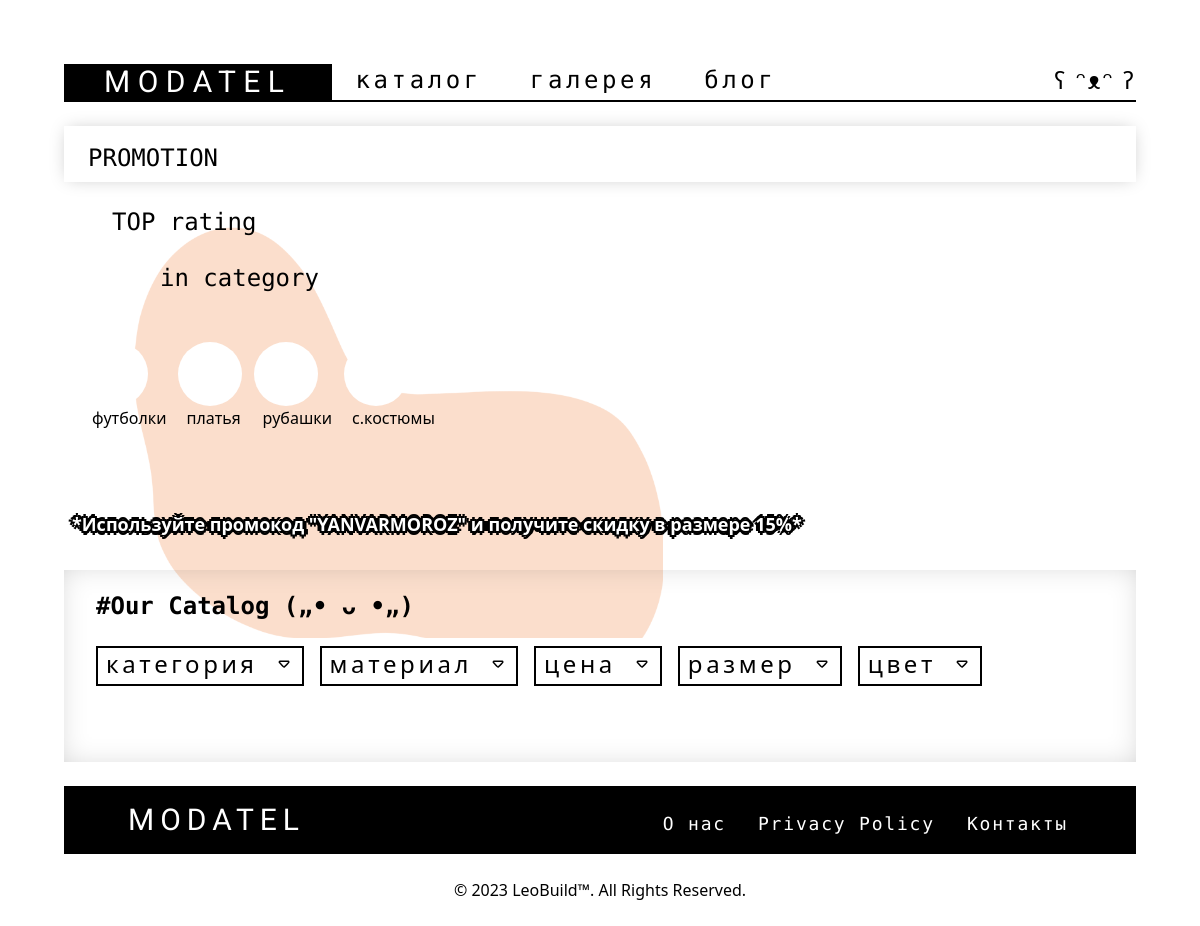
The page /catalog on the database as committed earlier.
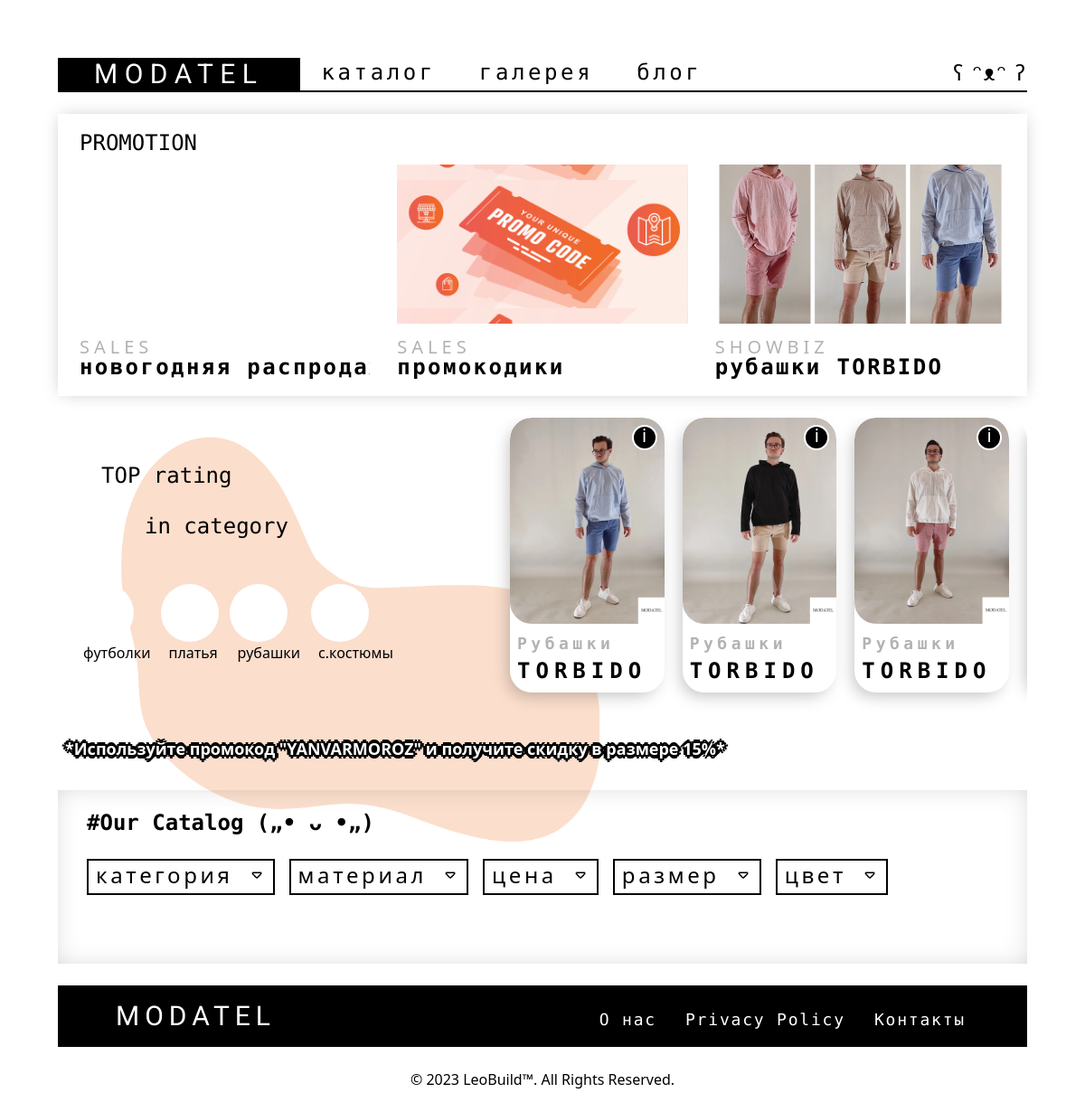
The same page on the database as committed later.
### application/models.py (models this page shows, shortened)
class WebPost(models.Model):
    name = models.CharField(max_length=200, default='')
    unique_id = models.CharField(unique=True, max_length=200, null=True, blank=True)
    short_description = models.TextField(default='')
    photo_create = models.CharField(max_length=200, default='')
    views = models.IntegerField(default=0)
    created_date = models.DateTimeField(default=timezone.now)
    image = models.ImageField(upload_to='application/static/img/post', default='')
    content = RichTextUploadingField(default='')
    theme = models.ForeignKey(WebThemePost, on_delete=models.CASCADE, default=1)
    subtheme = models.ForeignKey(WebSubThemePost, on_delete=models.CASCADE, default=1)

class WebSubThemePost(models.Model):
    name = models.CharField(max_length=200)
    def __str__(self):
        return self.name

class Product(models.Model):
    CONDITION = (('New', 'New'),('Old', 'Old'))
    unique_id = models.CharField(unique=True, max_length=200, null=True, blank=True)
    image = models.ImageField(upload_to='application/static/img/product')
    name = models.CharField(max_length=200)
    saleprice = models.IntegerField("Цена До:", default=0)
    price = models.IntegerField("Цена После:", default=0)
    condition = models.CharField(choices=CONDITION, max_length=100)
    short_description = models.TextField()
    description = models.TextField()
    сare_instructions = models.TextField(default='')
    created_date = models.DateTimeField(default=timezone.now)
    views = models.IntegerField(default=0)
    Categories = models.ForeignKey(Categories, on_delete=models.CASCADE)
    Color = models.ForeignKey(Color, on_delete=models.CASCADE)

class Categories(models.Model):
    name = models.CharField(max_length=200)
    def __str__(self):
        return self.name

### application/views.py (the view)
# urls.py: path('catalog', views.catalog_page),
def catalog_page(request):
    topRatedCategory_ = Product.objects.all()
    filteredProduct_ = Product.objects.all()
    filterCategory_ = Categories.objects.all()
    filterColor_ = Color.objects.all()
    filterMaterial_ = MaterialType.objects.all()
    filterSize_ = SizeCatalog.objects.all()
    PromoNews = []
    PromoNews_ = []
    checkID(PromoNews, PromoNews_, 2)
    PromoNews_ = sorted(PromoNews_, key=lambda x: x.created_date, reverse=True)
    context = {
        'topRatedCategory': topRatedCategory_,
        'filteredProduct': filteredProduct_,
        'filterCategory': filterCategory_,
        'filterColor': filterColor_,
        'filterMaterial': filterMaterial_,
        'filterSize': filterSize_,
        'promoNews': PromoNews_,
    }
    return render(request, 'catalog.html', context)

### application/templates/catalog.html (shortened to what this page needs)
{% load static %}
<!DOCTYPE html>
<html lang="en">
<head>
    <script src="https://cdn.tailwindcss.com"></script>
    <link rel="stylesheet" href="https://cdn.jsdelivr.net/npm/swiper@11/swiper-bundle.min.css" />
    <link rel="stylesheet" type="text/css" href="{% static '/css/style.css' %}">
</head>
<body style="overflow-x: hidden;" x-data="{ filterCategory_: false, filterMaterial_: false, filterPrice_: false, filterSize_: false, filterColor_: false, infPanelNew: window.innerWidth >= 760, darkBG: false}">
    {% block header %}
        {% include 'blocks/header.html' %}
    {% endblock %}
    <section class="relative z-10 flex flex-col w-full md:px-16 xl:px-32 2xl:px-64 4xl:px-96 5xl:px-120 sm:mt-4 md:mt-6 4xl:mt-10">
        <div class="w-full h-auto pt-4 pb-0 3xl:pb-2 px-2 sm:px-6" style="box-shadow: 0px 0px 18.3px -4px rgba(0, 0, 0, 0.25);">
            <div class="text-2xl" style="font-family: 'Roboto Mono', monospace;">PROMOTION</div>
            <div class="w-full mt-2 swiper PromotionSwiper">
                <div class="swiper-wrapper mb-0 xl:mb-5">
                    {% for item in promoNews %}
                    <div class="swiper-slide">
                        <a class="flex flex-col group" href="">
                            <div class="w-full h-36 lg:h-44 3xl:h-64 bg-[url('{{item.image.url}}')] bg-[length:100%] bg-center group-hover:bg-[length:85%] transition-all duration-200 ease-in-out"></div>
                            <div class="opacity-30 mt-3 text-xl font-medium tracking-[.25em]">{{item.subtheme}}</div>
                            <div id="moving-text-container-{{item.id|safe}}" class="w-full h-12 relative -mt-2 text-xl lg:text-2xl font-black tracking-widest overflow-hidden" style="font-family: 'Roboto Mono', monospace;">
                                <div id="moving-text-{{item.id|safe}}" class="w-min" style="white-space: nowrap;">{{item.name}}</div>
                            </div>
                        </a>
                    </div>
                    {% endfor %}
                </div>
            </div>
        </div>
    </section>
    <section class="relative">
        <img class="absolute w-80 sm:w-120 lg:w-144 3xl:w-160 4xl:w-176 5xl:w-196 left-0 -ml-6 md:ml-12 lg:ml-24 3xl:ml-36 4xl:ml-64" src="{% static '/img/temporaryStorage/spot_4.png' %}" alt="">
    </section>
    <section class="relative z-10 flex flex-col w-full md:px-16 xl:px-32 2xl:px-64 4xl:px-96 5xl:px-120 mt-4 md:mt-6 4xl:mt-10">
        <div class="FlexCol w-full h-auto">
            <div class="relative FlexCol_ w-full lg:w-120 xl:w-144 h-min mt-auto mb-0 lg:mb-20">
                <div class="absolute left-0 flex sm:block lg:static mb-12 mx-auto">
                    <div class="ml-2 sm:ml-12 text-2xl font-medium whitespace-nowrap" style="font-family: 'Roboto Mono', monospace;">TOP rating</div>
                    <div class="sm:mt-6 ml-2 sm:ml-24 text-2xl font-medium whitespace-nowrap" style="font-family: 'Roboto Mono', monospace;">in category</div>
                </div>
                <div class="absolute TransporentClass lg:static flex mt-10 sm:mt-0 ml-2 sm:ml-5 sm:ml-0 mx-auto">
                    <div class="h-20 xl:h-28">
                        <a class="flex flex-col bg-white w-16 md:w-24 lg:w-16 h-16 md:h-24 lg:h-16 xl:w-24 xl:h-24 rounded-full" href="javascript:void(0);">
                            <div class="relative w-16 md:w-24 lg:w-16 h-16 md:h-24 lg:h-16 xl:w-24 xl:h-24 bg-center bg-[url('{% static '/img/temporaryStorage/futbolka.png' %}')] bg-[length:80%] bg-no-repeat"> </div>
                        </a>
                        <div class="pl-2">футболки</div>
                    </div>
                    <div class="h-20 xl:h-28 ml-3">
                        <a class="flex flex-col bg-white w-16 md:w-24 lg:w-16 h-16 md:h-24 lg:h-16 xl:w-24 xl:h-24 rounded-full" href="javascript:void(0);">
                            <div class="relative w-16 md:w-24 lg:w-16 h-16 md:h-24 lg:h-16 xl:w-24 xl:h-24 bg-center bg-[url('{% static '/img/temporaryStorage/platya.png' %}')] bg-[length:80%] bg-no-repeat"> </div>
                        </a>
                        <div class="pl-2">платья</div>
                    </div>
                    <div class="h-20 xl:h-28 ml-3">
                        <a class="flex flex-col bg-white w-16 md:w-24 lg:w-16 h-16 md:h-24 lg:h-16 xl:w-24 xl:h-24 rounded-full" href="javascript:void(0);">
                            <div class="relative w-16 md:w-24 lg:w-16 h-16 md:h-24 lg:h-16 xl:w-24 xl:h-24 bg-center bg-[url('{% static '/img/temporaryStorage/rubashka.png' %}')] bg-[length:80%] bg-no-repeat"> </div>
                        </a>
                        <div class="pl-2">рубашки</div>
                    </div>
                    <div class="h-20 xl:h-28 ml-3">
                        <a class="flex flex-col bg-white w-16 md:w-24 lg:w-16 h-16 md:h-24 lg:h-16 xl:w-24 xl:h-24 rounded-full" href="javascript:void(0);">
                            <div class="relative w-16 md:w-24 lg:w-16 h-16 md:h-24 lg:h-16 xl:w-24 xl:h-24 bg-center bg-[url('{% static '/img/temporaryStorage/sport-kostum.png' %}')] bg-[length:80%] bg-no-repeat"> </div>
                        </a>
                        <div class="pl-2">с.костюмы</div>
                    </div>
                </div>
            </div>
            <div class="w-full lg:w-[calc(100%-30rem)] xl:w-[calc(100%-36rem)] swiper TopRatingSwiper sm:rounded-3xl px-2 sm:px-5 sm:px-0">
                <div class="swiper-wrapper mb-10">
                    {% for prod in topRatedCategory %}
                    <div class="swiper-slide">
                        <div class="relative overflow-hidden flex flex-col bg-white rounded-3xl shadow-[-5px_7px_17.9px_-4px_rgba(0,0,0,0.25)]">
                            <div id="0informationIco_{{prod.id}}" class="absolute right-0 top-0 w-7 2xl:w-8 w-7 2xl:h-8 mt-2 mr-2 bg-black text-xl 2xl:text-2xl font-medium text-center text-white border-solid border-2 border-white rounded-full transition-all duration-300 ease-in-out" style="z-index: 1000; cursor: pointer;">
                                <div id="0informationPin_{{prod.id}}" class="-mt-1">i</div>
                            </div>
                            <a class="relative overflow-hidden" href="detail-page/{{prod.unique_id}}">
                                <img id="0imgSource_{{prod.id}}" class="imgSource_cls h-auto mx-auto rounded-3xl" src="{{prod.image.url}}">
                            </a>
                            <div class="flex flex-col ml-2 xl:ml-6 my-2">
                                <div class="text-lg 3xl:text-xl text-black font-black text-opacity-30 whitespace-nowrap tracking-[.25em]" style="font-family: 'Roboto Mono', monospace;">{{prod.Categories}}</div>
                                <div class="text-2xl 3xl:text-3xl text-black font-black tracking-[.25em]" style="font-family: 'Roboto Mono', monospace;">{{prod.name}}</div>
                            </div>
                        </div>
                    </div>
                    {% endfor %}
                </div>
            </div>
        </div>
    </section>
    <section class="relative z-10 flex flex-col w-full md:px-16 xl:px-32 2xl:px-64 4xl:px-96 5xl:px-120 4xl:-mt-4">
        <div class="w-full text-base lg:text-lg xl:text-xl 3xl:text-2xl font-black text-white p-2 xl:p-4 bg-[url('{% static '/img/temporaryStorage/17.png' %}')] bg-[length:20%]" style="text-shadow: 4px 0 #000, -4px 0 #000, 0 4px #000, 0 -4px #000, 2px 2px #000, -2px -2px #000, 2px -2px #000, -2px 2px #000;"> *Используйте промокод "YANVARMOROZ" и получите скидку в размере 15%* </div>
    </section>
    <section class="relative z-10 flex flex-col w-full md:px-16 xl:px-32 2xl:px-64 4xl:px-96 5xl:px-120 -mb-6 sm:-mb-0 sm:mt-4 md:mt-6 4xl:mt-10">
        <div class="flex flex-col w-full px-2 sm:px-4 md:px-8 3xl:px-16 py-2 md:py-5" style="box-shadow: 0px 0px 32.6px -11px rgba(0, 0, 0, 0.25) inset;">
            <div class="text-2xl font-black" style="font-family: 'Roboto Mono', monospace;">#Our Catalog („• ᴗ •„) </div>
            <div x-show="infPanelNew" x-data="transitions" x-bind="CatalogTransition" class="bg-white fixed sm:static bottom-0 FlexWrap w-full sm:w-auto h-96 sm:h-auto overflow-y-auto mt-4 text-2xl -ml-2 py-4 sm:py-0 px-2 sm:px-0" style="z-index: 100006;">
                <div class="group mt-2 sm:mx-2 w-full sm:w-auto" style="cursor: pointer;" :aria-expanded="filterCategory_ ? 'true' : 'false'" :class="{ 'active': filterCategory_ }">
                    <div x-on:click="filterCategory_ = !filterCategory_" class="flex px-2 py-1 border-2 border-black border-solid group-hover:bg-black group-hover:text-white transition-all duration-300 ease-in-out">
                        <div class="-mt-1  tracking-[.15em]">категория</div>
                        <div class="ml-auto mr-2 sm:mr-0 sm:ml-4" style="margin-top: 2px;">
                        </div>
                    </div>
                </div>
                <div class="group mt-2 sm:mx-2 w-full sm:w-auto" style="cursor: pointer;" :aria-expanded="filterMaterial_ ? 'true' : 'false'" :class="{ 'active': filterMaterial_ }">
                    <div x-on:click="filterMaterial_ = !filterMaterial_" class="flex px-2 py-1 border-2 border-black border-solid group-hover:bg-black group-hover:text-white transition-all duration-300 ease-in-out">
                        <div class="-mt-1 tracking-[.15em]">материал</div>
                        <div class="ml-auto mr-2 sm:mr-0 sm:ml-4" style="margin-top: 2px;">
                        </div>
                    </div>
                </div>
                <div class="group mt-2 sm:mx-2 w-full sm:w-auto" style="cursor: pointer;" :aria-expanded="filterPrice_ ? 'true' : 'false'" :class="{ 'active': filterPrice_ }">
                    <div x-on:click="filterPrice_ = !filterPrice_" class="flex px-2 py-1 border-2 border-black border-solid group-hover:bg-black group-hover:text-white transition-all duration-300 ease-in-out">
                        <div class="-mt-1 tracking-[.15em]">цена</div>
                        <div class="ml-auto mr-2 sm:mr-0 sm:ml-4" style="margin-top: 2px;">
                        </div>
                    </div>
                </div>
                <div class="group mt-2 sm:mx-2 w-full sm:w-auto" style="cursor: pointer;" :aria-expanded="filterSize_ ? 'true' : 'false'" :class="{ 'active': filterSize_ }">
                    <div x-on:click="filterSize_ = !filterSize_" class="flex px-2 py-1 border-2 border-black border-solid group-hover:bg-black group-hover:text-white transition-all duration-300 ease-in-out">
                        <div class="-mt-1 tracking-[.15em]">размер</div>
                        <div class="ml-auto mr-2 sm:mr-0 sm:ml-4" style="margin-top: 2px;">
                        </div>
                    </div>
                </div>
                <div class="group mt-2 sm:mx-2 w-full sm:w-auto" style="cursor: pointer;" :aria-expanded="filterColor_ ? 'true' : 'false'" :class="{ 'active': filterColor_ }">
                    <div x-on:click="filterColor_ = !filterColor_" class="flex px-2 py-1 border-2 border-black border-solid group-hover:bg-black group-hover:text-white transition-all duration-300 ease-in-out">
                        <div class="-mt-1 tracking-[.15em]">цвет</div>
                        <div class="ml-auto mr-2 sm:mr-0 sm:ml-4" style="margin-top: 2px;">
                        </div>
                    </div>
                </div>
            </div>
            <div id="sorryMessage" class="flex flex-wrap w-full h-min bg-white sm:px-4 pb-4 px-2">
            </div>
            <div id="filteredData" class="flex flex-wrap w-full h-min sm:mt-6 pb-4 grid gap-4 grid-cols-2 sm:grid-cols-3 lg:grid-cols-4 xl:grid-cols-5">
            </div>
        </div>
    </section>
    {% block footer %}
        {% include 'blocks/footer.html' %}
    {% endblock %}
</body>
</html>

Rows that differ between the two databases and show on the page:
added WebPost: subtheme "SALES", name "новогодняя…"
added WebPost: image (picture), subtheme "SALES", name "промокодики"
added WebPost: image (picture), subtheme "SHOWBIZ", name "рубашки TORBIDO"
added Product: image (picture), Categories "Рубашки", name "TORBIDO"
added Product: image (picture), Categories "Рубашки", name "TORBIDO"
added Product: image (picture), Categories "Рубашки", name "TORBIDO"
